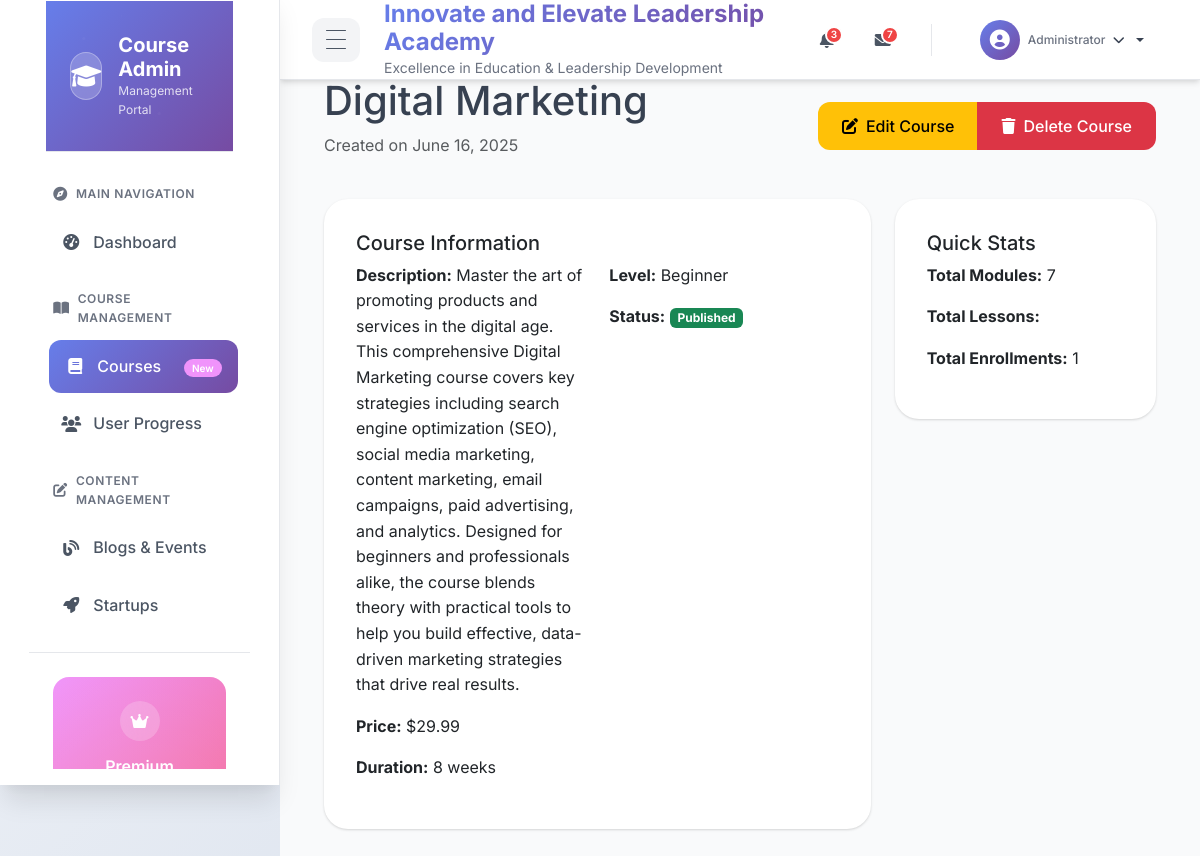
The page /custom_admin/courses/5/ (signed in) on the database its author committed.
### courses/models.py (models this page shows, shortened)
class Course(models.Model):
    STATUS_CHOICES = [
        ('draft', 'Draft'),
        ('published', 'Published'),
        ('archived', 'Archived'),
    ]
    title = models.CharField(max_length=200)
    slug = models.SlugField(unique=True, help_text="A unique identifier for the course, used in URLs.")
    description = models.TextField()
    category = models.ForeignKey(Category, on_delete=models.SET_NULL, null=True, blank=True, related_name='courses')
    instructor = models.ForeignKey(User, on_delete=models.SET_NULL, null=True, blank=True, related_name='courses_taught') # Assuming User can be an instructor
    price = models.DecimalField(max_digits=6, decimal_places=2, default=0.00) # 0 for free courses
    duration = models.PositiveIntegerField(help_text="Duration in weeks", default=0) # Changed to PositiveIntegerField
    created_date = models.DateTimeField(auto_now_add=True)
    updated_date = models.DateTimeField(auto_now=True)
    thumbnail = models.ImageField(upload_to='course_thumbnails/', blank=True, null=True) # Added null=True
    level = models.CharField(max_length=20, choices=[
        ('BEGINNER', 'Beginner'),
        ('INTERMEDIATE', 'Intermediate'),
        ('ADVANCED', 'Advanced')
    ], default='BEGINNER') # Added default
    status = models.CharField(max_length=10, choices=STATUS_CHOICES, default='published') # Replaced is_published
    class Meta:
        ordering = ['title']

### custom_admin/views.py (the view)
# urls.py: path('courses/<int:course_id>/', views.course_detail_view, name='course_detail'),
@login_required
def course_detail_view(request, course_id):
    course = get_object_or_404(Course, pk=course_id)
    modules = course.modules.all() # Fetch modules related to this course
    context = {
        'course': course,
        'modules': modules,
    }
    return render(request, 'custom_admin/course_detail.html', context)

### users/models.py (called while the page is built)
    def get_full_name(self):
        return f"{self.first_name} {self.last_name}"

### custom_admin/templates/custom_admin/course_detail.html (shortened to what this page needs)
{% extends "admin/base_admin.html" %}
{% block content %}
<div class="container-fluid">
    <div class="d-flex justify-content-between align-items-center mb-4">
        <div>
            <h1>{{ course.title }}</h1>
            <p class="text-muted">Created on {{ course.created_date|date:"F d, Y" }}</p>
        </div>
        <div class="btn-group">
            <a href="{% url 'custom_admin:course_update' course_id=course.pk %}" class="btn btn-warning">
                <i class="fas fa-edit"></i> Edit Course
            </a>
            <button type="button" class="btn btn-danger" data-bs-toggle="modal" data-bs-target="#deleteModal">
                <i class="fas fa-trash"></i> Delete Course
            </button>
        </div>
    </div>
    <div class="row mb-4">
        <div class="col-md-8">
            <div class="card">
                <div class="card-body">
                    <h5 class="card-title">Course Information</h5>
                    <div class="row">
                                <div class="col-md-6">
                            <p><strong>Description:</strong> {{ course.description }}</p>
                            <p><strong>Price:</strong> ${{ course.price }}</p>
                            <p><strong>Duration:</strong> {{ course.duration }} weeks</p>
                                </div>
                                <div class="col-md-6">
                            <p><strong>Level:</strong> {{ course.get_level_display }}</p>
                                    <p><strong>Status:</strong>
                                <span class="badge {% if course.status == 'published' %}bg-success{% else %}bg-warning{% endif %}">
                                            {{ course.get_status_display }}
                                        </span>
                                    </p>
                        </div>
                    </div>
                </div>
            </div>
        </div>
        <div class="col-md-4">
            <div class="card">
                <div class="card-body">
                    <h5 class="card-title">Quick Stats</h5>
                    <p><strong>Total Modules:</strong> {{ modules.count }}</p>
                    <p><strong>Total Lessons:</strong> {{ course.get_all_lessons.count }}</p>
                    <p><strong>Total Enrollments:</strong> {{ course.enrollments.count }}</p>
                </div>
            </div>
        </div>
    </div>
</div>
{% endblock %}

### staticfiles/css/styles.css (style rules this page uses)
:root { --primary-color: #2c3e50; --secondary-color: #c97a04; --accent-color: #e74c3c; --text-color: #333; --light-bg: #f5f6fa; }
* { margin: 0; padding: 0; box-sizing: border-box; }
html { scroll-behavior: smooth; }
body { font-family: 'Segoe UI', Tahoma, Geneva, Verdana, sans-serif; line-height: 1.6; color: var(--text-color); }

### templates/admin/base_admin.html (style rules this page uses)
:root { --sidebar-width: 280px; --sidebar-collapsed-width: 80px; --header-height: 80px; --primary-gradient: linear-gradient(135deg, #667eea 0%, #764ba2 100%); --secondary-gradient: linear-gradient(135deg, #f093fb 0%, #f5576c 100%); --success-gradient: linear-gradient(135deg, #4facfe 0%, #00f2fe 100%); --warning-gradient: linear-gradient(135deg, #43e97b 0%, #38f9d7 100%); --danger-gradient: linear-gradient(135deg, #fa709a 0%, #fee140 100%); --primary-color: #667eea; --primary-dark: #5a67d8; --secondary-color: #764ba2; --accent-color: #f093fb; --success-color: #10b981; --info-color: #3b82f6; --warning-color: #f59e0b; --danger-color: #ef4444; --white: #ffffff; --gray-50: #f9fafb; --gray-100: #f3f4f6; --gray-200: #e5e7eb; --gray-300: #d1d5db; --gray-400: #9ca3af; --gray-500: #6b7280; --gray-600: #4b5563; --gray-700: #374151; --gray-800: #1f2937; --gray-900: #111827; --shadow-sm: 0 1px 2px 0 rgba(0, 0, 0, 0.05); --shadow: 0 1px 3px 0 rgba(0, 0, 0, 0.1), 0 1px 2px 0 rgba(0, 0, 0, 0.06); --shadow-md: 0 4px 6px -1px rgba(0, 0, 0, 0.1), 0 2px 4px -1px rgba(0, 0, 0, 0.06); --shadow-lg: 0 10px 15px -3px rgba(0, 0, 0, 0.1), 0 4px 6px -2px rgba(0, 0, 0, 0.05); --shadow-xl: 0 20px 25px -5px rgba(0, 0, 0, 0.1), 0 10px 10px -5px rgba(0, 0, 0, 0.04); --radius-sm: 0.375rem; --radius: 0.5rem; --radius-md: 0.75rem; --radius-lg: 1rem; --radius-xl: 1.5rem; --transition: all 0.3s cubic-bezier(0.4, 0, 0.2, 1); --transition-fast: all 0.15s cubic-bezier(0.4, 0, 0.2, 1); }
* { box-sizing: border-box; }
body { font-family: 'Inter', -apple-system, BlinkMacSystemFont, 'Segoe UI', Roboto, sans-serif; background: linear-gradient(135deg, #f5f7fa 0%, #c3cfe2 100%); margin: 0; padding: 0; line-height: 1.6; color: var(--gray-700); overflow-x: hidden; }
.card { border: none; border-radius: var(--radius-xl); box-shadow: var(--shadow); margin-bottom: 2rem; background: var(--white); overflow: hidden; transition: var(--transition); }
.card-body { padding: 2rem; }
.btn { border-radius: var(--radius-md); font-weight: 500; transition: var(--transition); border: none; padding: 0.75rem 1.5rem; display: inline-flex; align-items: center; gap: 0.5rem; text-decoration: none; }

### rows shown on the page
Course: title "Digital Marketing", created_date "June 16, 2025", description "Master the art of promoting products and services in the digital age. This comprehensive Digital Marketing course covers key strategies including search engine optimization (SEO), social media marketing, content marketing, email campaigns, paid advertising, and analytics. Designed for beginners and professionals alike, the course blends theory with practical tools to help you build effective, data-driven marketing strategies that drive real results.", price "29.99", duration "8", level "Beginner", status "Published", count "7", enrollments.count "1"
